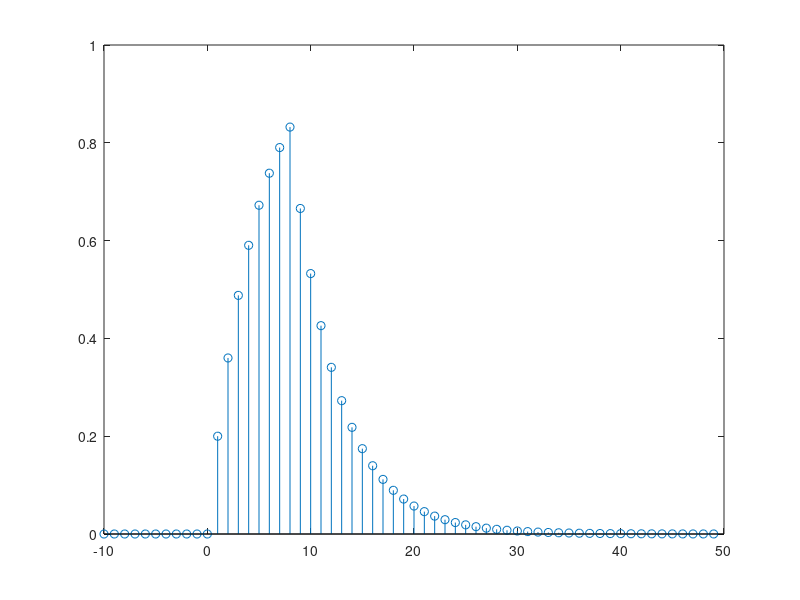

Recreate this plot in MATLAB.
%Script: mexdt_1_2a.m
n = [-10:49];
w1 = (n>=0 & n<=7);
w2 = (n>7);
x = (1-(0.8).^n).*w1 + (4.96*(0.8).^n).*w2;
stem(n,x);